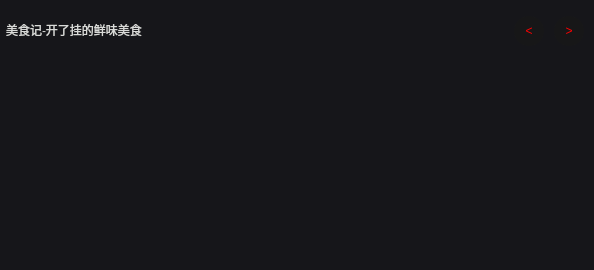
<?xml version="1.0" encoding="UTF-8"?>
<ui version="4.0">
 <class>Container00</class>
 <widget class="QWidget" name="Container00">
  <property name="geometry">
   <rect>
    <x>0</x>
    <y>0</y>
    <width>594</width>
    <height>270</height>
   </rect>
  </property>
  <property name="minimumSize">
   <size>
    <width>0</width>
    <height>270</height>
   </size>
  </property>
  <property name="windowTitle">
   <string>Form</string>
  </property>
  <property name="styleSheet">
   <string notr="true"/>
  </property>
  <layout class="QVBoxLayout" name="verticalLayout">
   <property name="spacing">
    <number>0</number>
   </property>
   <property name="leftMargin">
    <number>0</number>
   </property>
   <property name="topMargin">
    <number>0</number>
   </property>
   <property name="rightMargin">
    <number>0</number>
   </property>
   <property name="bottomMargin">
    <number>0</number>
   </property>
   <item>
    <widget class="QWidget" name="widget_title" native="true">
     <property name="minimumSize">
      <size>
       <width>0</width>
       <height>60</height>
      </size>
     </property>
     <property name="maximumSize">
      <size>
       <width>16777215</width>
       <height>60</height>
      </size>
     </property>
     <property name="styleSheet">
      <string notr="true">#widget_title
{
background-color: #16161a;
}</string>
     </property>
     <layout class="QHBoxLayout" name="horizontalLayout_5">
      <property name="spacing">
       <number>0</number>
      </property>
      <property name="leftMargin">
       <number>0</number>
      </property>
      <property name="topMargin">
       <number>0</number>
      </property>
      <property name="rightMargin">
       <number>0</number>
      </property>
      <property name="bottomMargin">
       <number>0</number>
      </property>
      <item>
       <layout class="QHBoxLayout" name="horizontalLayout_4">
        <item>
         <widget class="QPushButton" name="pushButton_title">
          <property name="minimumSize">
           <size>
            <width>300</width>
            <height>48</height>
           </size>
          </property>
          <property name="maximumSize">
           <size>
            <width>16777215</width>
            <height>48</height>
           </size>
          </property>
          <property name="styleSheet">
           <string notr="true">QPushButton
{
color: #d9dad8;
text-align: left;
padding-left: 6px;
border: none;
font: 800 22px &quot;微软雅黑&quot;;
background-color: transparent;
}</string>
          </property>
          <property name="text">
           <string>美食记-开了挂的鲜味美食</string>
          </property>
         </widget>
        </item>
        <item>
         <spacer name="horizontalSpacer_2">
          <property name="orientation">
           <enum>Qt::Horizontal</enum>
          </property>
          <property name="sizeHint" stdset="0">
           <size>
            <width>40</width>
            <height>20</height>
           </size>
          </property>
         </spacer>
        </item>
        <item>
         <widget class="QFrame" name="frame_leftright">
          <property name="minimumSize">
           <size>
            <width>90</width>
            <height>48</height>
           </size>
          </property>
          <property name="maximumSize">
           <size>
            <width>90</width>
            <height>48</height>
           </size>
          </property>
          <property name="styleSheet">
           <string notr="true">#frame_leftright
{
background-color: transparent;
}</string>
          </property>
          <property name="frameShape">
           <enum>QFrame::StyledPanel</enum>
          </property>
          <property name="frameShadow">
           <enum>QFrame::Raised</enum>
          </property>
          <layout class="QHBoxLayout" name="horizontalLayout_3">
           <item>
            <widget class="QPushButton" name="pushButton_left">
             <property name="minimumSize">
              <size>
               <width>30</width>
               <height>30</height>
              </size>
             </property>
             <property name="maximumSize">
              <size>
               <width>30</width>
               <height>30</height>
              </size>
             </property>
             <property name="styleSheet">
              <string notr="true">QPushButton
{
border: none;
color: #ff0000;
font: 800 16px &quot;微软雅黑&quot;;
border-radius: 15px;
background-color: rgba(24, 24, 24,0.8);
}</string>
             </property>
             <property name="text">
              <string>&lt;</string>
             </property>
            </widget>
           </item>
           <item>
            <spacer name="horizontalSpacer_3">
             <property name="orientation">
              <enum>Qt::Horizontal</enum>
             </property>
             <property name="sizeHint" stdset="0">
              <size>
               <width>388</width>
               <height>20</height>
              </size>
             </property>
            </spacer>
           </item>
           <item>
            <widget class="QPushButton" name="pushButton_right">
             <property name="minimumSize">
              <size>
               <width>30</width>
               <height>30</height>
              </size>
             </property>
             <property name="maximumSize">
              <size>
               <width>30</width>
               <height>30</height>
              </size>
             </property>
             <property name="styleSheet">
              <string notr="true">QPushButton
{
border: none;
color: #ff0000;
font: 800 16px &quot;微软雅黑&quot;;
border-radius: 15px;
background-color: rgba(24, 24, 24,0.8);
}</string>
             </property>
             <property name="text">
              <string>&gt;</string>
             </property>
            </widget>
           </item>
          </layout>
         </widget>
        </item>
       </layout>
      </item>
     </layout>
    </widget>
   </item>
   <item>
    <widget class="QListWidget" name="listWidget_container00">
     <property name="minimumSize">
      <size>
       <width>0</width>
       <height>210</height>
      </size>
     </property>
     <property name="styleSheet">
      <string notr="true">QListWidget
{
border: none;
background-color: #16161a;
}

QListWidget::item
{
color: transparent;
margin:0px 0px;
border-radius: 0px;
background-color: transparent;
}

QListWidget::item:selected
{
/*background-color: rgb(255, 233, 192);*/
}

QListWidget::item:hover
{
/*background-color: rgb(255, 233, 192);*/
}</string>
     </property>
    </widget>
   </item>
  </layout>
 </widget>
 <resources/>
 <connections/>
</ui>
